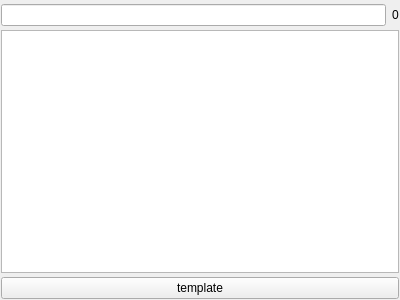
<?xml version="1.0" encoding="UTF-8"?>
<ui version="4.0">
 <class>WidgetIndex</class>
 <widget class="QWidget" name="WidgetIndex">
  <property name="geometry">
   <rect>
    <x>0</x>
    <y>0</y>
    <width>400</width>
    <height>300</height>
   </rect>
  </property>
  <property name="windowTitle">
   <string>windowTitle</string>
  </property>
  <layout class="QVBoxLayout" name="verticalLayout">
   <property name="spacing">
    <number>4</number>
   </property>
   <property name="leftMargin">
    <number>1</number>
   </property>
   <property name="topMargin">
    <number>4</number>
   </property>
   <property name="rightMargin">
    <number>1</number>
   </property>
   <property name="bottomMargin">
    <number>1</number>
   </property>
   <item>
    <layout class="QHBoxLayout" name="horizontalLayout">
     <item>
      <widget class="QLineEdit" name="lineEdit"/>
     </item>
     <item>
      <widget class="QLabel" name="label_count">
       <property name="text">
        <string>0</string>
       </property>
      </widget>
     </item>
    </layout>
   </item>
   <item>
    <widget class="QListView" name="listView"/>
   </item>
   <item>
    <layout class="QHBoxLayout" name="horizontalLayout_2">
     <item>
      <widget class="QPushButton" name="pushButton_tpl">
       <property name="text">
        <string>template</string>
       </property>
      </widget>
     </item>
    </layout>
   </item>
  </layout>
 </widget>
 <layoutdefault spacing="6" margin="11"/>
 <resources/>
 <connections/>
</ui>
